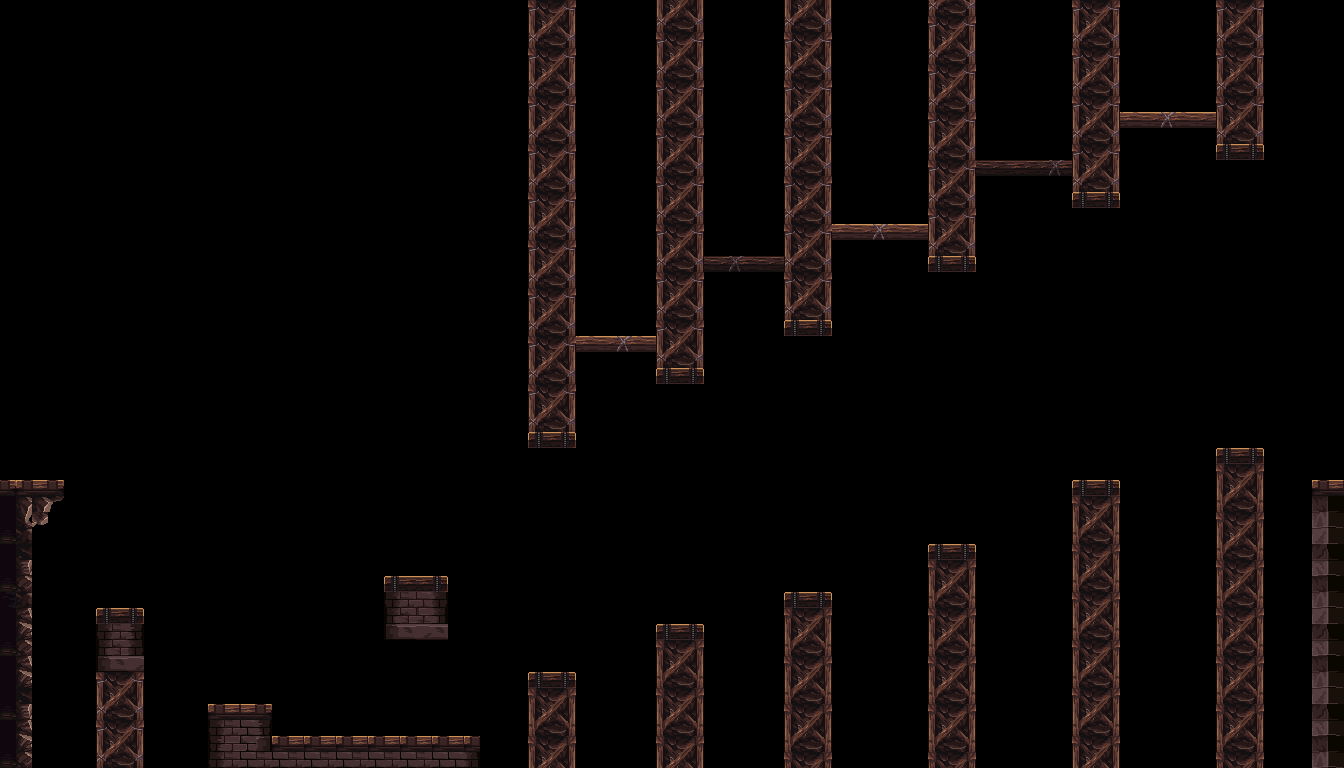

This is a level from a 2D game, rendered from its Tiled map with the project's own tilesets. A one-line summary and the map file follow, with tile-layer data summarised:
An orthogonal 84x48 tile map with 16x16 px tiles, 1 tile layer (Collision), 1 hidden layer not drawn, 2 tilesets.

<map version="1.9" tiledversion="1.9.2" orientation="orthogonal" renderorder="right-down" width="84" height="48" tilewidth="16" tileheight="16" infinite="0" nextlayerid="3" nextobjectid="1">
 <tileset firstgid="1" name="Cave_tiledset" tilewidth="16" tileheight="16" tilecount="4096" columns="64">
  <image source="../res/1/mainlev_build.png" width="1024" height="1024" />
 </tileset>
 <tileset firstgid="4097" name="Fire_back_tile" tilewidth="16" tileheight="16" tilecount="2560" columns="64">
  <image source="../res/5/Fire_Map_Tiledset.png" width="1024" height="640" />
 </tileset>
 <layer id="2" name="Background" width="84" height="48" visible="0" locked="1">
  <data>[4032 cells, 4032 non-empty, 308 distinct tile ids]</data>
 </layer>
 <layer id="1" name="Collision" width="84" height="48" locked="1">
  <data>[4032 cells, 1027 non-empty, 81 distinct tile ids]</data>
 </layer>
</map>
